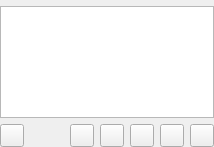
<?xml version="1.0" encoding="UTF-8"?>
<ui version="4.0">
 <class>DynamicPage</class>
 <widget class="QWidget" name="DynamicPage">
  <property name="geometry">
   <rect>
    <x>0</x>
    <y>0</y>
    <width>214</width>
    <height>147</height>
   </rect>
  </property>
  <property name="windowTitle">
   <string>Form</string>
  </property>
  <layout class="QGridLayout" name="gridLayout">
   <property name="margin">
    <number>0</number>
   </property>
   <item row="0" column="0" colspan="7">
    <widget class="MessageWidget" name="infoMsg"/>
   </item>
   <item row="1" column="0" colspan="7">
    <widget class="ItemView" name="view"/>
   </item>
   <item row="2" column="0">
    <widget class="QToolButton" name="refreshBtn"/>
   </item>
   <item row="2" column="1">
    <spacer name="horizontalSpacer">
     <property name="orientation">
      <enum>Qt::Horizontal</enum>
     </property>
     <property name="sizeHint" stdset="0">
      <size>
       <width>16</width>
       <height>20</height>
      </size>
     </property>
    </spacer>
   </item>
   <item row="2" column="2">
    <widget class="QToolButton" name="addBtn"/>
   </item>
   <item row="2" column="3">
    <widget class="QToolButton" name="editBtn"/>
   </item>
   <item row="2" column="4">
    <widget class="QToolButton" name="removeBtn"/>
   </item>
   <item row="2" column="5">
    <widget class="QToolButton" name="startBtn"/>
   </item>
   <item row="2" column="6">
    <widget class="QToolButton" name="stopBtn"/>
   </item>
  </layout>
 </widget>
 <customwidgets>
  <customwidget>
   <class>ItemView</class>
   <extends>QTreeView</extends>
   <header>itemview.h</header>
  </customwidget>
  <customwidget>
   <class>MessageWidget</class>
   <extends>QFrame</extends>
   <header>messagewidget.h</header>
   <container>1</container>
  </customwidget>
 </customwidgets>
 <resources/>
 <connections/>
</ui>
